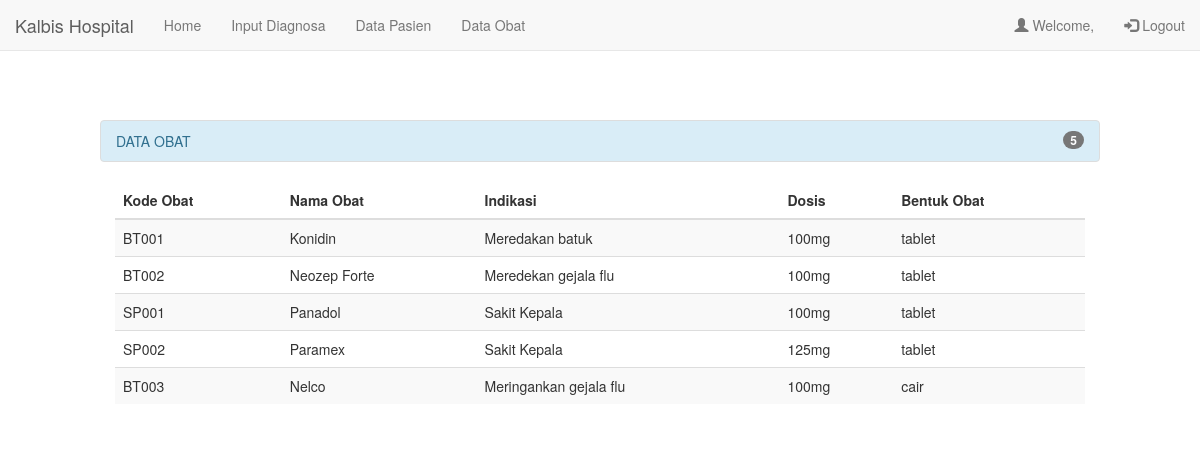
The app's page /dokter/dokter_data_obat.php (signed in) with its own data.
### tables this page shows
CREATE TABLE `obat_farmasi` (
  `kd_obat` char(5) NOT NULL,
  `nama_obat` varchar(15) NOT NULL,
  `indikasi` varchar(30) NOT NULL,
  `dosis` varchar(10) NOT NULL,
  `bentuk` varchar(15) NOT NULL,
  `stok` int(11) NOT NULL,
  `satuan` enum('butir','botol') NOT NULL
);

### dokter/dokter_data_obat.php (the view, shortened to what this page needs)
<?php
	$host = "localhost";
	$user = "root";
	$pass = "";
	$dbname = "kalbis_rs";
	$koneksi = mysqli_connect($host, $user, $pass, $dbname);
	$query = "SELECT kd_obat, nama_obat, indikasi, dosis, bentuk FROM obat_farmasi";
	$sql2 = mysqli_query($koneksi, $query);
	if(@$_SESSION['pendaftaran'] || @$_SESSION['dokter'] || @$_SESSION['dok001'] || @$_SESSION['dok002'] || @$_SESSION['dok003'] ||
	@$_SESSION['admin'] || @$_SESSION['farmasi'] || @$_SESSION['keuangan']){
?>
<!DOCTYPE html>
<html>
<head>
	<link rel="stylesheet" href="http://maxcdn.bootstrapcdn.com/bootstrap/3.3.6/css/bootstrap.min.css">
</head>
<body>
	<nav class="navbar navbar-default navbar-fixed-top">
		<div class="container-fluid">
			<div class="navbar-header">
			<a class="navbar-brand" href="#">Kalbis Hospital</a>
		</div>
		<ul class="nav navbar-nav">
			<li><a href="dokter_index.php">Home</a></li>
			<li><a href="dokter_input_diagnosa.php">Input Diagnosa</a></li>
			<li><a href="dokter_data_pasien.php">Data Pasien</a></li>
			<li><a href="dokter_data_obat.php">Data Obat</a></li>
		</ul>
		<ul class="nav navbar-nav navbar-right">
			<li><a href="dokter_profile.php"><span class="glyphicon glyphicon-user"></span> Welcome,
			</a></li>
			<li><a href="../logout.php"><span class="glyphicon glyphicon-log-in"></span> Logout</a></li>
		</ul>
	  </div>
	</nav>
	<div id="tabel">
		<ul class="list-group ">
			<li class="list-group-item list-group-item-info">
				<span class="badge">
					<?php
						$result = mysqli_query($koneksi, "SELECT COUNT(*) AS `count` FROM obat_farmasi");
						$row = mysqli_fetch_assoc($result);
						$count = $row['count'];
						echo $count;
					?>
				</span>DATA OBAT
			</li>
		</ul>
		<div class="container">
			<table class="table table-striped">
				<thead>
					<tr>
						<th>Kode Obat</th>
						<th>Nama Obat</th>
						<th>Indikasi</th>
						<th>Dosis</th>
						<th>Bentuk Obat</th>
					</tr>
				</thead>
				<tbody>
					<?php
						while($row = mysqli_fetch_assoc($sql2)){
							echo "<tr>";
							echo "<td>" . $row['kd_obat'] . "</td>";
							echo "<td>" . $row['nama_obat'] . "</td>";
							echo "<td>" . $row['indikasi'] . "</td>";
							echo "<td>" . $row['dosis'] . "</td>";
							echo "<td>" . $row['bentuk'] . "</td>";
							echo "</tr>";
						}
					?>
				</tbody>
			</table>
		</div>
	</div>
</body>
</html>
<?php
	} else {
		header("Location: ../login.php");
	}
?>

### dokter/dokter_data_obat.php (style rules this page uses)
#tabel { margin: 120px auto; width: 1000px; }
.container { width: 100%; }

### records on screen
obat_farmasi: kd_obat "BT001", nama_obat "Konidin", indikasi "Meredakan batuk", dosis "100mg", bentuk "tablet"
obat_farmasi: kd_obat "BT002", nama_obat "Neozep Forte", indikasi "Meredekan gejala flu", dosis "100mg", bentuk "tablet"
obat_farmasi: kd_obat "SP001", nama_obat "Panadol", indikasi "Sakit Kepala", dosis "100mg", bentuk "tablet"
obat_farmasi: kd_obat "SP002", nama_obat "Paramex", indikasi "Sakit Kepala", dosis "125mg", bentuk "tablet"
obat_farmasi: kd_obat "BT003", nama_obat "Nelco", indikasi "Meringankan gejala flu", dosis "100mg", bentuk "cair"

### other values on screen
$count "5"
